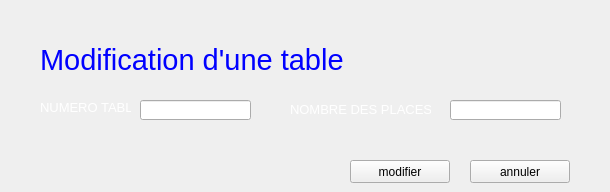
   <widget class="QWidget" name="Modifier">
    <attribute name="title">
     <string>Modifier</string>
    </attribute>
    <widget class="QPushButton" name="modifier">
     <property name="geometry">
      <rect>
       <x>350</x>
       <y>160</y>
       <width>100</width>
       <height>23</height>
      </rect>
     </property>
     <property name="styleSheet">
      <string notr="true"/>
     </property>
     <property name="text">
      <string>modifier</string>
     </property>
     <property name="icon">
      <iconset resource="images.qrc">
       <normaloff>:/images/update.png</normaloff>:/images/update.png</iconset>
     </property>
     <property name="iconSize">
      <size>
       <width>20</width>
       <height>20</height>
      </size>
     </property>
    </widget>
    <widget class="QPushButton" name="reset_3">
     <property name="geometry">
      <rect>
       <x>470</x>
       <y>160</y>
       <width>100</width>
       <height>23</height>
      </rect>
     </property>
     <property name="styleSheet">
      <string notr="true"/>
     </property>
     <property name="text">
      <string>annuler</string>
     </property>
     <property name="icon">
      <iconset resource="images.qrc">
       <normaloff>:/images/cancel.png</normaloff>:/images/cancel.png</iconset>
     </property>
     <property name="iconSize">
      <size>
       <width>20</width>
       <height>20</height>
      </size>
     </property>
    </widget>
    <widget class="QLabel" name="label_14">
     <property name="geometry">
      <rect>
       <x>40</x>
       <y>40</y>
       <width>401</width>
       <height>41</height>
      </rect>
     </property>
     <property name="font">
      <font>
       <pointsize>22</pointsize>
      </font>
     </property>
     <property name="styleSheet">
      <string notr="true"/>
     </property>
     <property name="text">
      <string>&lt;html&gt;&lt;head/&gt;&lt;body&gt;&lt;p&gt;&lt;span style=&quot; color:#0000ff;&quot;&gt;Modification d'une table&lt;/span&gt;&lt;/p&gt;&lt;/body&gt;&lt;/html&gt;</string>
     </property>
    </widget>
    <widget class="QLabel" name="mesagenombre_2">
     <property name="geometry">
      <rect>
       <x>300</x>
       <y>130</y>
       <width>301</width>
       <height>16</height>
      </rect>
     </property>
     <property name="text">
      <string/>
     </property>
    </widget>
    <widget class="QLabel" name="label_8">
     <property name="geometry">
      <rect>
       <x>290</x>
       <y>100</y>
       <width>141</width>
       <height>20</height>
      </rect>
     </property>
     <property name="text">
      <string>&lt;html&gt;&lt;head/&gt;&lt;body&gt;&lt;p&gt;&lt;span style=&quot; font-size:10pt; color:#ffffff;&quot;&gt;NOMBRE DES PLACES&lt;/span&gt;&lt;/p&gt;&lt;/body&gt;&lt;/html&gt;</string>
     </property>
    </widget>
    <widget class="QLabel" name="label_6">
     <property name="geometry">
      <rect>
       <x>40</x>
       <y>100</y>
       <width>91</width>
       <height>16</height>
      </rect>
     </property>
     <property name="text">
      <string>&lt;html&gt;&lt;head/&gt;&lt;body&gt;&lt;p&gt;&lt;span style=&quot; font-size:10pt; color:#ffffff;&quot;&gt;NUMERO TABLE&lt;/span&gt;&lt;/p&gt;&lt;/body&gt;&lt;/html&gt;</string>
     </property>
    </widget>
    <widget class="QLineEdit" name="NUM_TABLE2">
     <property name="geometry">
      <rect>
       <x>140</x>
       <y>100</y>
       <width>111</width>
       <height>20</height>
      </rect>
     </property>
     <property name="styleSheet">
      <string notr="true"/>
     </property>
    </widget>
    <widget class="QLineEdit" name="nbre_personnes2">
     <property name="geometry">
      <rect>
       <x>450</x>
       <y>100</y>
       <width>111</width>
       <height>20</height>
      </rect>
     </property>
     <property name="styleSheet">
      <string notr="true"/>
     </property>
     <property name="text">
      <string/>
     </property>
    </widget>
   </widget>
